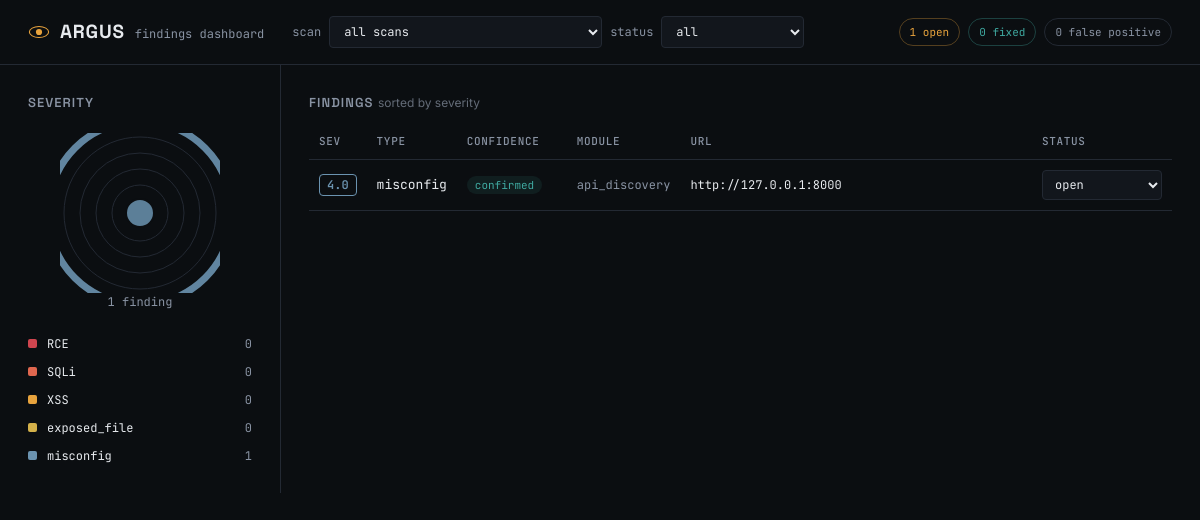
The page / on the database its author committed.
### tables this page shows
CREATE TABLE findings (
    finding_id TEXT PRIMARY KEY,
    scan_id TEXT NOT NULL,
    target TEXT NOT NULL,
    module TEXT NOT NULL,           -- dir_enum | vhost | api_discovery | param_fuzz | subdomain
    vuln_type TEXT NOT NULL,        -- RCE | SQLi | XSS | exposed_file | misconfig
    confidence TEXT NOT NULL,       -- confirmed | suspected
    severity_score REAL NOT NULL,
    url TEXT,
    parameter TEXT,
    request_evidence TEXT,          -- raw request (headers/body) as text
    response_evidence TEXT,         -- raw response (status/headers/body snippet) as text
    description TEXT,
    fix_suggestion TEXT,            -- filled in later by the AI triage layer
    source_surface TEXT NOT NULL,   -- cli | vscode | browser
    status TEXT DEFAULT 'open',     -- open | fixed | false_positive
    created_at REAL NOT NULL,
    FOREIGN KEY (scan_id) REFERENCES scans (scan_id)
);

### dashboard/app.py (the view)
@app.route("/")
def index():
    db.init_db()
    scan_filter = request.args.get("scan")
    status_filter = request.args.get("status", "all")
    all_scans = db.get_scans()
    findings = db.get_findings(scan_id=_resolve_scan_id(scan_filter, all_scans))
    if status_filter != "all":
        findings = [f for f in findings if f["status"] == status_filter]
    counts_by_type = {vt: 0 for vt in VULN_TYPE_ORDER}
    for f in findings:
        if f["vuln_type"] in counts_by_type:
            counts_by_type[f["vuln_type"]] += 1
    total = sum(counts_by_type.values())
    open_count = sum(1 for f in findings if f["status"] == "open")
    fixed_count = sum(1 for f in findings if f["status"] == "fixed")
    fp_count = sum(1 for f in findings if f["status"] == "false_positive")
    open_findings = [f for f in findings if f["status"] == "open"]
    if open_findings:
        top = max(open_findings, key=lambda f: f["severity_score"])
        pupil_color = VULN_TYPE_COLOR.get(top["vuln_type"], "#3FA9A0")
    else:
        pupil_color = "#3FA9A0"  # calm teal -- nothing open
    gauge_rings = _build_gauge_rings(counts_by_type, total)
    return render_template(
        "index.html",
        findings=findings,
        scans=all_scans,
        selected_scan=scan_filter,
        status_filter=status_filter,
        counts_by_type=counts_by_type,
        vuln_type_order=VULN_TYPE_ORDER,
        vuln_type_color=VULN_TYPE_COLOR,
        total=total,
        open_count=open_count,
        fixed_count=fixed_count,
        fp_count=fp_count,
        gauge_rings=gauge_rings,
        pupil_color=pupil_color,
    )

### core/db.py (called while the page is built)
def init_db(db_path: Path = DB_PATH) -> None:
    with sqlite3.connect(db_path) as conn:
        conn.executescript(SCHEMA)
        conn.commit()

@contextmanager
def get_conn(db_path: Path = DB_PATH):
    conn = sqlite3.connect(db_path)
    conn.row_factory = sqlite3.Row
    try:
        yield conn
        conn.commit()
    finally:
        conn.close()

def get_findings(scan_id: str = None, order_by_severity: bool = True):
    query = "SELECT * FROM findings"
    params = ()
    if scan_id:
        query += " WHERE scan_id = ?"
        params = (scan_id,)
    if order_by_severity:
        query += " ORDER BY severity_score DESC"
    with get_conn() as conn:
        rows = conn.execute(query, params).fetchall()
        return [dict(r) for r in rows]

def get_scans():
    with get_conn() as conn:
        rows = conn.execute("SELECT * FROM scans ORDER BY started_at DESC").fetchall()
        return [dict(r) for r in rows]

### dashboard/app.py (called while the page is built)
def _resolve_scan_id(prefix, all_scans):
    if not prefix or prefix == "all":
        return None
    for s in all_scans:
        if s["scan_id"].startswith(prefix):
            return s["scan_id"]
    return None

def _build_gauge_rings(counts_by_type, total):
    rings = []
    base_radius = 28
    radius_step = 16
    circumference_factor = 2 * 3.14159265
    for i, vuln_type in enumerate(VULN_TYPE_ORDER):
        radius = base_radius + i * radius_step
        circumference = circumference_factor * radius
        count = counts_by_type.get(vuln_type, 0)
        fraction = (count / total) if total > 0 else 0
        dash = max(circumference * fraction, 4 if count > 0 else 0)
        rings.append({
            "vuln_type": vuln_type,
            "radius": radius,
            "circumference": circumference,
            "dash": dash,
            "color": VULN_TYPE_COLOR[vuln_type],
            "count": count,
        })
    return rings

### dashboard/templates/index.html (shortened to what this page needs)
{% extends "base.html" %}
{% block content %}
<header class="topbar">
    <div class="brand">
        <svg class="brand-eye" viewBox="0 0 32 32" fill="none" xmlns="http://www.w3.org/2000/svg">
            <ellipse cx="16" cy="16" rx="14" ry="8" stroke="var(--accent-amber)" stroke-width="1.6"/>
            <circle cx="16" cy="16" r="4.5" fill="var(--accent-amber)"/>
        </svg>
        <span class="brand-name">ARGUS</span>
        <span class="brand-sub">findings dashboard</span>
    </div>
    <form class="scan-select" method="get" action="{{ url_for('index') }}">
        <label for="scan">scan</label>
        <select name="scan" id="scan" onchange="this.form.submit()">
            <option value="all" {% if not selected_scan %}selected{% endif %}>all scans</option>
        </select>
        <label for="status">status</label>
        <select name="status" id="status" onchange="this.form.submit()">
            <option value="all" {% if status_filter == 'all' %}selected{% endif %}>all</option>
        </select>
    </form>
    <div class="status-pills">
        <span class="pill pill-open">{{ open_count }} open</span>
        <span class="pill pill-fixed">{{ fixed_count }} fixed</span>
        <span class="pill pill-fp">{{ fp_count }} false positive</span>
    </div>
</header>
<main class="layout">
    <section class="gauge-panel">
        <h2 class="panel-label">severity</h2>
        <div class="gauge-wrap">
            <svg class="gauge" viewBox="0 0 160 160">
                {% for ring in gauge_rings %}
                {% if ring.count > 0 %}
                <circle
                    cx="80" cy="80" r="{{ ring.radius }}"
                    fill="none"
                    stroke="{{ ring.color }}"
                    stroke-width="7"
                    stroke-linecap="round"
                    stroke-dasharray="{{ ring.dash }} {{ ring.circumference }}"
                    transform="rotate(-90 80 80)"
                    opacity="0.9"
                />
                {% else %}
                <circle
                    cx="80" cy="80" r="{{ ring.radius }}"
                    fill="none"
                    stroke="var(--panel-border)"
                    stroke-width="1"
                />
                {% endif %}
                {% endfor %}
                <circle cx="80" cy="80" r="14" fill="{{ pupil_color }}" opacity="0.85"/>
                <circle cx="80" cy="80" r="14" fill="none" stroke="var(--bg)" stroke-width="2"/>
            </svg>
        </div>
        <p class="gauge-total-caption">{{ total }} finding{{ '' if total == 1 else 's' }}</p>
        <ul class="legend">
            {% for vt in vuln_type_order %}
            <li class="legend-row">
                <span class="legend-swatch" style="background:{{ vuln_type_color[vt] }}"></span>
                <span class="legend-type">{{ vt }}</span>
                <span class="legend-count">{{ counts_by_type[vt] }}</span>
            </li>
            {% endfor %}
        </ul>
    </section>
    <section class="findings-panel">
        <h2 class="panel-label">findings <span class="panel-sublabel">sorted by severity</span></h2>
        {% if not findings %}
        <div class="empty-state">
            <p>No findings match the current filters.</p>
            <p class="empty-sub">Run a scan from the CLI, or widen the status filter above.</p>
        </div>
        {% else %}
        <table class="findings-table">
            <thead>
                <tr>
                    <th class="col-severity">sev</th>
                    <th class="col-type">type</th>
                    <th class="col-confidence">confidence</th>
                    <th class="col-module">module</th>
                    <th class="col-url">url</th>
                    <th class="col-status">status</th>
                </tr>
            </thead>
            <tbody>
                {% for f in findings %}
                <tr class="row-status-{{ f.status }}">
                    <td class="col-severity">
                        <span class="sev-badge" style="border-color:{{ vuln_type_color.get(f.vuln_type, '#6B93B0') }}; color:{{ vuln_type_color.get(f.vuln_type, '#6B93B0') }}">
                            {{ "%.1f"|format(f.severity_score) }}
                        </span>
                    </td>
                    <td class="col-type">{{ f.vuln_type }}</td>
                    <td class="col-confidence">
                        <span class="conf-tag conf-{{ f.confidence }}">{{ f.confidence }}</span>
                    </td>
                    <td class="col-module">{{ f.module }}</td>
                    <td class="col-url" title="{{ f.description }}">{{ f.url }}</td>
                    <td class="col-status">
                        <form method="post" action="{{ url_for('update_status', finding_id=f.finding_id) }}" class="status-form">
                            <select name="status" onchange="this.form.submit()">
                                <option value="open" {% if f.status == 'open' %}selected{% endif %}>open</option>
                            </select>
                        </form>
                    </td>
                </tr>
                {% endfor %}
            </tbody>
        </table>
        {% endif %}
    </section>
</main>
{% endblock %}

### dashboard/templates/base.html (shortened to what this page needs)
<!DOCTYPE html>
<html lang="en">
<head>
    <link rel="stylesheet" href="{{ url_for('static', filename='style.css') }}">
</head>
<body>
    {% block content %}{% endblock %}
</body>
</html>

### dashboard/static/style.css (style rules this page uses)
:root { --bg: #0B0E11; --panel: #12161C; --panel-border: #232933; --text: #E7EAEE; --text-muted: #8993A3; --accent-amber: #E8A33D; --accent-teal: #3FA9A0; --font-display: 'Space Grotesk', sans-serif; --font-body: 'Inter', sans-serif; --font-mono: 'JetBrains Mono', monospace; }
* { box-sizing: border-box; }
body { margin: 0; background: var(--bg); color: var(--text); font-family: var(--font-body); font-size: 14px; line-height: 1.5; }
.topbar { display: flex; align-items: center; gap: 28px; padding: 16px 28px; border-bottom: 1px solid var(--panel-border); flex-wrap: wrap; }
.brand { display: flex; align-items: baseline; gap: 10px; }
.brand-eye { width: 22px; height: 22px; align-self: center; }
.brand-name { font-family: var(--font-display); font-weight: 700; font-size: 19px; letter-spacing: 0.04em; }
.brand-sub { font-size: 12px; color: var(--text-muted); font-family: var(--font-mono); }
.scan-select { display: flex; align-items: center; gap: 8px; font-family: var(--font-mono); font-size: 12px; color: var(--text-muted); }
.scan-select select { background: var(--panel); border: 1px solid var(--panel-border); color: var(--text); font-family: var(--font-mono); font-size: 12px; padding: 6px 10px; border-radius: 4px; }
.status-pills { display: flex; gap: 8px; margin-left: auto; }
.pill { font-family: var(--font-mono); font-size: 11px; padding: 5px 10px; border-radius: 100px; border: 1px solid var(--panel-border); color: var(--text-muted); white-space: nowrap; }
.pill-open { border-color: #E8A33D55; color: var(--accent-amber); }
.pill-fixed { border-color: #3FA9A055; color: var(--accent-teal); }
.pill-fp { color: var(--text-muted); }
.layout { display: grid; grid-template-columns: 280px 1fr; gap: 1px; background: var(--panel-border); }
.gauge-panel, .findings-panel { background: var(--bg); padding: 28px; }
.panel-label { font-family: var(--font-display); font-size: 13px; font-weight: 600; letter-spacing: 0.08em; text-transform: uppercase; color: var(--text-muted); margin: 0 0 20px 0; }
.panel-sublabel { font-family: var(--font-body); font-weight: 400; text-transform: none; letter-spacing: normal; font-size: 12px; color: var(--text-muted); opacity: 0.7; }
.gauge-wrap { width: 160px; height: 160px; margin: 0 auto; }
.gauge { width: 100%; height: 100%; }
.gauge-total-caption { text-align: center; font-family: var(--font-mono); font-size: 12px; color: var(--text-muted); margin: 0 0 24px 0; }
.legend { list-style: none; margin: 0; padding: 0; display: flex; flex-direction: column; gap: 10px; }
.legend-row { display: flex; align-items: center; gap: 10px; font-family: var(--font-mono); font-size: 12px; }
.legend-swatch { width: 9px; height: 9px; border-radius: 2px; flex-shrink: 0; }
.legend-type { color: var(--text); flex: 1; }
.legend-count { color: var(--text-muted); }
.findings-table { width: 100%; border-collapse: collapse; font-size: 13px; }
.findings-table thead th { text-align: left; font-family: var(--font-mono); font-size: 11px; color: var(--text-muted); text-transform: uppercase; letter-spacing: 0.06em; padding: 0 10px 10px 10px; border-bottom: 1px solid var(--panel-border); font-weight: 500; }
.findings-table td { padding: 10px; border-bottom: 1px solid var(--panel-border); vertical-align: middle; }
.col-severity { width: 56px; }
.col-type { width: 90px; font-family: var(--font-mono); }
.col-confidence { width: 110px; }
.col-module { width: 100px; color: var(--text-muted); font-family: var(--font-mono); font-size: 12px; }
.col-url { font-family: var(--font-mono); font-size: 12px; color: var(--text); max-width: 360px; overflow: hidden; text-overflow: ellipsis; white-space: nowrap; }
.col-status { width: 140px; }
.sev-badge { font-family: var(--font-mono); font-weight: 600; font-size: 12px; border: 1px solid; border-radius: 4px; padding: 2px 7px; }
.conf-tag { font-family: var(--font-mono); font-size: 11px; padding: 2px 8px; border-radius: 100px; }
.conf-confirmed { background: #3FA9A01A; color: var(--accent-teal); }
.status-form select { background: var(--panel); border: 1px solid var(--panel-border); color: var(--text); font-family: var(--font-mono); font-size: 12px; padding: 5px 8px; border-radius: 4px; width: 100%; }

### rows shown on the page
findings: severity_score "4.0", vuln_type "misconfig", confidence "confirmed", module "api_discovery", url "http://127.0.0.1:8000", status "open"

### other values the page prints
{{ open_count }} "1"
{{ fixed_count }} "0"
{{ fp_count }} "0"
{{ total }} "1"
{{ vt }} "RCE" "SQLi" "XSS" "exposed_file" "misconfig"
{{ counts_by_type[vt] }} "0" "0" "0" "0" "1"
